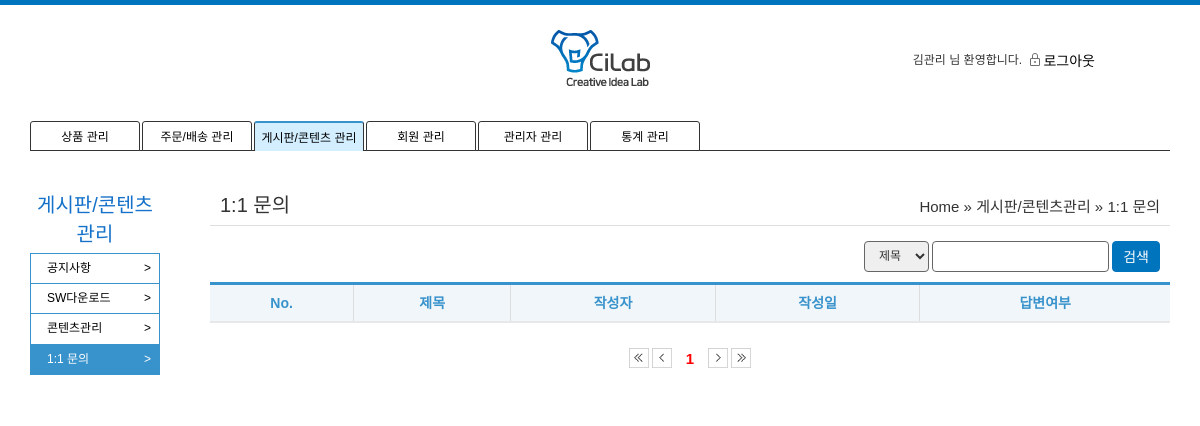
/admin/board/list.php?type=4 (signed in), run on an earlier commit of the app's database.
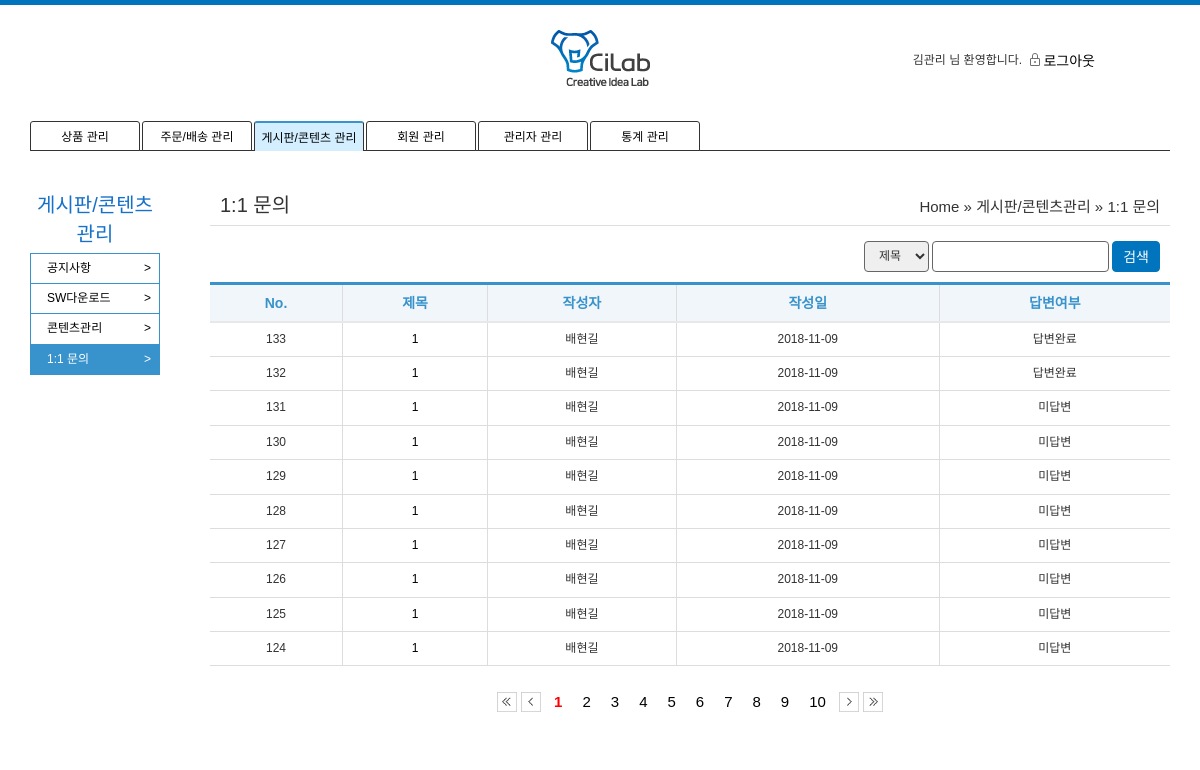
And on a later commit of the database.
### tables this page shows
CREATE TABLE IF NOT EXISTS `tb_qna` (
  `pk_no` int(11) NOT NULL AUTO_INCREMENT,
  `fd_title` varchar(50) DEFAULT NULL,
  `fd_content` varchar(200) DEFAULT NULL,
  `fd_file` varchar(50) DEFAULT NULL,
  `fd_new_file` varchar(50) DEFAULT NULL,
  `fd_pw` varchar(50) DEFAULT NULL,
  `fd_name` varchar(200) DEFAULT NULL,
  `fd_date` date DEFAULT NULL,
  `fd_hp` varchar(50) DEFAULT NULL,
  `fd_mail` varchar(50) DEFAULT NULL,
  `fd_reply` varchar(200) DEFAULT NULL,
  PRIMARY KEY (`pk_no`)
);

### admin/board/list.php (the view, shortened to what this page needs)
<?php
	include '../admin_header.php';
	include './side.php';
	include_once("../../common.php");
	$page = $_GET['page'] ?? 1;
	$type = $_GET['type'] ?? 1;
	$search = $_GET['search'] ?? '';
	$query_string = $_SERVER['QUERY_STRING'];
	$query_arr = explode('&', $query_string);
	$query_string ="";
	foreach ($query_arr as $query) {
		$query_sp = explode('=', $query);
		if($query_sp[0]!='page'){
			$query_string .= $query."&";
		}
	}
	if($type==1) $head = '공지사항';
	elseif($type==2) $head = 'SW다운로드';
	elseif($type==3) $head = '콘텐츠관리';
	elseif($type==4) $head = '1:1 문의';
?>
<section class="container">
	<div>
		<div class="admin_title"><?=$head?></div>
		<div class="admin_position">Home  » 게시판/콘텐츠관리 » <?=$head?></div>
		<hr class="garo" style="display: block;">
	</div>
	<div class="search_div">
		<select id="search_select">
			<option value="order_number">제목</option>
		</select>
		<input type="text" id="search_input">
		<a class="btn type05" id="board_search_btn">검색</a>
	</div>
	<table class="list-table">
		<thead class="admin_list">
			<tr>
				<th scope="col" class="thead_th">No.</th>
				<th scope="col" class="thead_th">제목</th>
				<th scope="col" class="thead_th">작성자</th>
				<th scope="col" class="thead_th">작성일</th>
				<?php
					if($type==1 || $type==2){
				?>
				<th scope="col" class="thead_th">조회수</th>
				<th scope="col" class="thead_th">첨부파일</th>
				<?php
					}elseif ($type==4) {
						echo '<th scope="col" class="thead_th">답변여부</th>';
					}
				?>
			</tr>
		</thead>
		<tbody>
				<?php
					$result = while_get_board_list($page,$search,$type);
					while ($r = mysqli_fetch_array($result)) {
				?>
			<tr>
				<td class="tbody_td"><?= $r['row']?></td>
				<?php
					if($type!=4){
						echo '<td class="tbody_td"><a href="detail.php?type='.$type.'&no='.$r["pk_no"].'">'.$r["fd_title"].'</a></td>';
					}else{
						echo '<td class="tbody_td"><a href="qna.php?type='.$type.'&no='.$r["pk_no"].'">'.$r["fd_title"].'</a></td>';
					}
				?>
				<td class="tbody_td"><?= $r['fd_name']?></td>
				<td class="tbody_td"><?=$r['fd_date']?></td>
				<?php
					if($type==1 || $type==2){
				?>
				<td class="tbody_td"><?=$r['fd_count']?></td>
				<td class="tbody_td">
					<?php if($r['fd_file']!=null)
						echo "<a href='zip_down.php?zip=".$r["fd_title"]."&new_file=".$r['fd_new_file']."&file=".$r['fd_file']."'><img src='/images/icon/icon_file.png' class='save_img'></a>";
					?>
				</td>
				<?php
					}elseif ($type==4) {
						if($r['fd_reply']!=null)
							echo '<td class="tbody_td">답변완료</td>';
						else echo '<td class="tbody_td">미답변</td>';
					}
				?>
			</tr>
				<?php
				}
				?>
		</tbody>
	</table>
	<div class="page_nav">
		<a href="?<?=$query_string?>page=1">
			<img src="/images/icon/btn_first.png" alt="pre" id="first_img" class="page_nav_btn">
		</a>
		<a href="?<?=$query_string?>page=<?php if($page>1){ echo $page-1;}else{ echo '1';} ?>">
			<img src="/images/icon/btn_prev.png" alt="pre" id="prev_img" class="page_nav_btn" >
		</a>
		<?php
			$total_count = board_count($type, $search);
			$page_info = make_page($page,$total_count,$query_string,10);
		?>
		<a href="?<?=$query_string?>page=<?php if($page<$page_info[0]){ echo $page+1;}else{ echo $page_info[1];} ?>">
			<img src="/images/icon/btn_next.png" alt="pre" id="next_img" class="page_nav_btn">
		</a>
		<a href="?<?=$query_string?>page=<?=$page_info[0]?>">
			<img src="/images/icon/btn_last.png" alt="pre" id="last_img" class="page_nav_btn">
		</a>
	</div>
</section>
</body>
</html>

### common.php (shortened to what this page needs)
<?php
	include_once('config/db_config.php');
	$mysqli = new mysqli($host, $user, $pw, $dbName);
    function make_page($page,$total_count,$query_string,$count){
    	if($page%$count==1)
			$start_num = $page;
		else
			$start_num = (ceil($page/$count)-1)*$count+1;
		$total_count = $total_count[0];
		if($total_count == 0 ) $total_count = 1;
		$page_size = $count+$start_num-1;
		$total_page = ceil($total_count/$count);
		if($page_size>$total_page){
			$for_end = $total_page;
		}else{
			$for_end = $page_size;
		};
		for($i=$start_num; $i<=$for_end;$i++){
			if ($page ==$i){
				echo "<a class = 'page_num on'>".$i."</a>";
			}else{
				echo "<a href='?".$query_string."page=".$i."' class = 'page_nav_btn page_num'>".$i."</a>";
			}
		}
		return [$total_page,$for_end];
    }
	function query_send($query){
		global $mysqli;
		return mysqli_query($mysqli, $query);
	}
	function while_get_board_list($start_num,$search,$type){
		$table = table_name($type);
		$start_num = ($start_num-1)*10;
		$query = 'select @ROWNUM := @ROWNUM + 1 AS row, n.* from '.$table.' n, (SELECT @ROWNUM := 0) R where fd_title like "%'.$search.'%" order by row desc limit '.$start_num.', 10';
		$result = query_send($query);
		return $result;
	}
	function board_count($type, $search){
		$table = table_name($type);
		$query = "select count(*) from ".$table." where fd_title like '%".$search."%' ";
		$result = query_send($query);
		$count = mysqli_fetch_array($result);
		return $count;
	}
	function table_name($type){
		if($type==1) $table="tb_notice";
		elseif ($type==2) $table ="tb_sw";
		elseif ($type==3) $table ="tb_contents";
		elseif ($type==4) $table ="tb_qna";
		return $table;
	}
?>

What changed in the data, as far as the page shows it:
added tb_qna: row "133", fd_title "1", fd_name "배현길", fd_date "2018-11-09", fd_reply "답변완료"
added tb_qna: row "132", fd_title "1", fd_name "배현길", fd_date "2018-11-09", fd_reply "답변완료"
added tb_qna: row "131", fd_title "1", fd_name "배현길", fd_date "2018-11-09", shows "미답변"
added tb_qna: row "130", fd_title "1", fd_name "배현길", fd_date "2018-11-09", shows "미답변"
added tb_qna: row "129", fd_title "1", fd_name "배현길", fd_date "2018-11-09", shows "미답변"
added tb_qna: row "128", fd_title "1", fd_name "배현길", fd_date "2018-11-09", shows "미답변"
added tb_qna: row "127", fd_title "1", fd_name "배현길", fd_date "2018-11-09", shows "미답변"
added tb_qna: row "126", fd_title "1", fd_name "배현길", fd_date "2018-11-09", shows "미답변"
added tb_qna: row "125", fd_title "1", fd_name "배현길", fd_date "2018-11-09", shows "미답변"
added tb_qna: row "124", fd_title "1", fd_name "배현길", fd_date "2018-11-09", shows "미답변"
Also different on the page:
new list line: "2"
new list line: "3"
new list line: "4"
new list line: "5"
new list line: "6"
new list line: "7"
new list line: "8"
new list line: "9"
new list line: "10"
